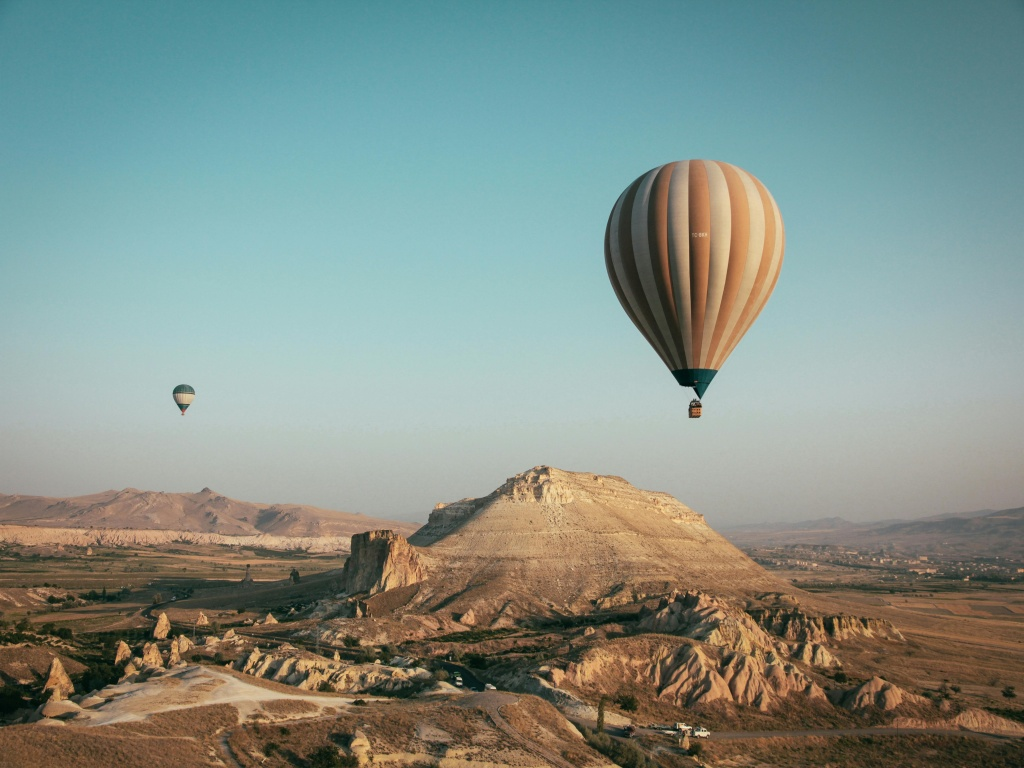
#> input picture images/airballoon.jpg, 1024 x 768 px
$ python assignment01_3.py
#> lines starting #> are read from the running program, lines starting #| are printed output that depends on the picture
import cv2
import numpy as np
import matplotlib.pyplot as plt

def apply_low_pass_filter(image, kernel_size):
    """Apply Gaussian Blur as a low-pass filter."""
    return cv2.GaussianBlur(image, (kernel_size, kernel_size), 0)

def apply_high_pass_filter(image, kernel_size, scale_factor=2):
    """Apply High-Pass filter and amplify edge intensity for better visibility."""
    low_pass = apply_low_pass_filter(image, kernel_size)
    high_pass = cv2.subtract(image, low_pass)
    high_pass = cv2.normalize(high_pass, None, 0, 255, cv2.NORM_MINMAX)  # Normalize
    high_pass = cv2.convertScaleAbs(high_pass, alpha=scale_factor)       # Amplify edges
    return high_pass

def hybrid_image(image1, image2, low_pass_size, high_pass_size):
    """Create a hybrid image by combining low-pass and high-pass filters."""
    # Resize image2 to match image1 dimensions
    image2_resized = cv2.resize(image2, (image1.shape[1], image1.shape[0]))

    # Convert images to grayscale
    gray1 = cv2.cvtColor(image1, cv2.COLOR_BGR2GRAY)
    gray2 = cv2.cvtColor(image2_resized, cv2.COLOR_BGR2GRAY)

    # Apply filters
    low_pass = apply_low_pass_filter(gray1, low_pass_size)
    high_pass = apply_high_pass_filter(gray2, high_pass_size)

    # Combine both images
    hybrid = cv2.addWeighted(low_pass, 0.6, high_pass, 1.2, 0)
    return gray1, low_pass, gray2, high_pass, hybrid

# Load two input images
image1 = cv2.imread("../images/airballoon.jpg")  # Replace with actual path
#> image1 is the input picture: shape (768, 1024, 3); mean B, G, R 137.8, 145.8, 131.8
image2 = cv2.imread("../images/houses.jpg")      # Replace with actual path
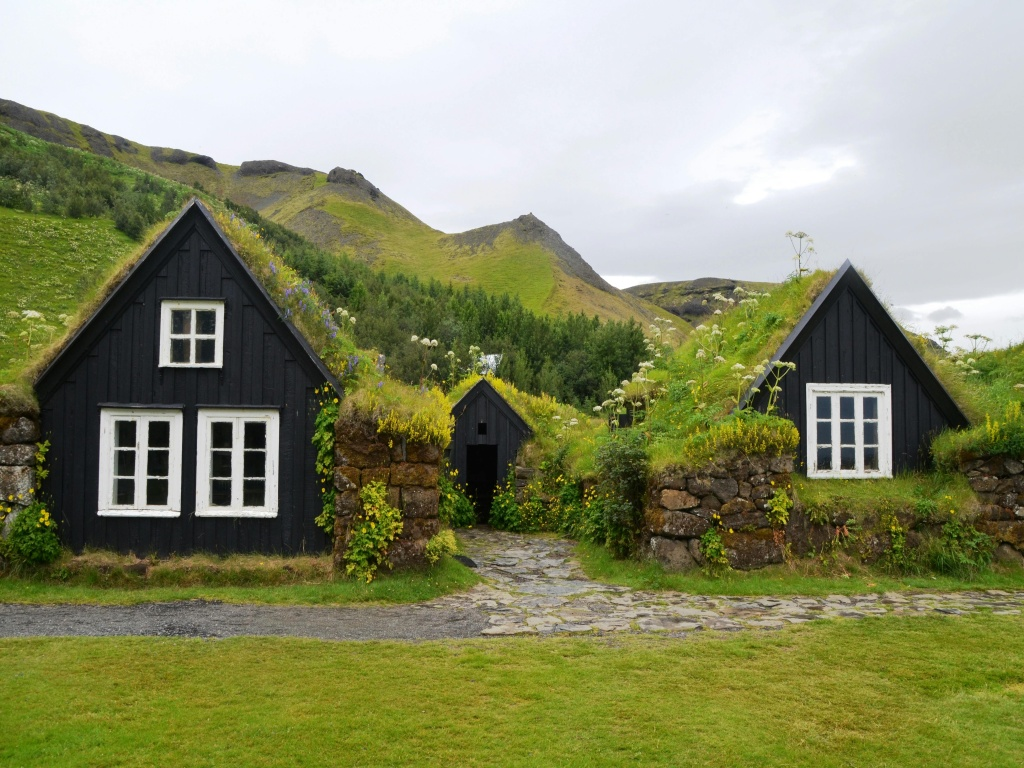
#> input picture images/houses.jpg, 1024 x 768 px
#> image2 is the input picture: shape (768, 1024, 3); mean B, G, R 106.3, 142.2, 138.7

# Check if images are loaded
if image1 is None or image2 is None:
    print("Error: Could not load one or both images. Check the file paths and image files.")
    exit()

# Filter sizes
low_pass_kernel = 25
high_pass_kernel = 15

# Generate hybrid image and all intermediate results
original1, low_pass_img, original2, high_pass_img, hybrid_img = hybrid_image(
    image1, image2, low_pass_kernel, high_pass_kernel
)
#> in hybrid_image, `gray1 = cv2.cvtColor(image1, cv2.COLOR_BGR2GRAY)`:
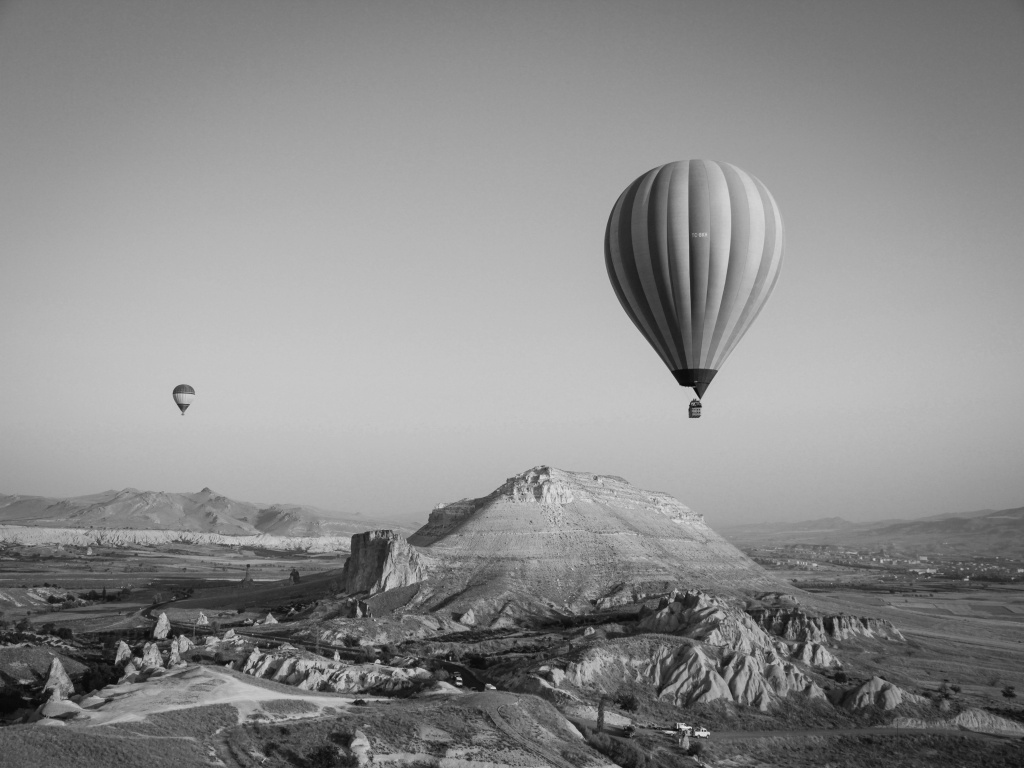
#> gray1: shape (768, 1024); min 7, max 237, mean 140.7
#> call 2 of apply_low_pass_filter, with kernel_size = 15
#> in apply_low_pass_filter (call 2), `return cv2.GaussianBlur(image, (kernel_size, kernel_size), 0)`:
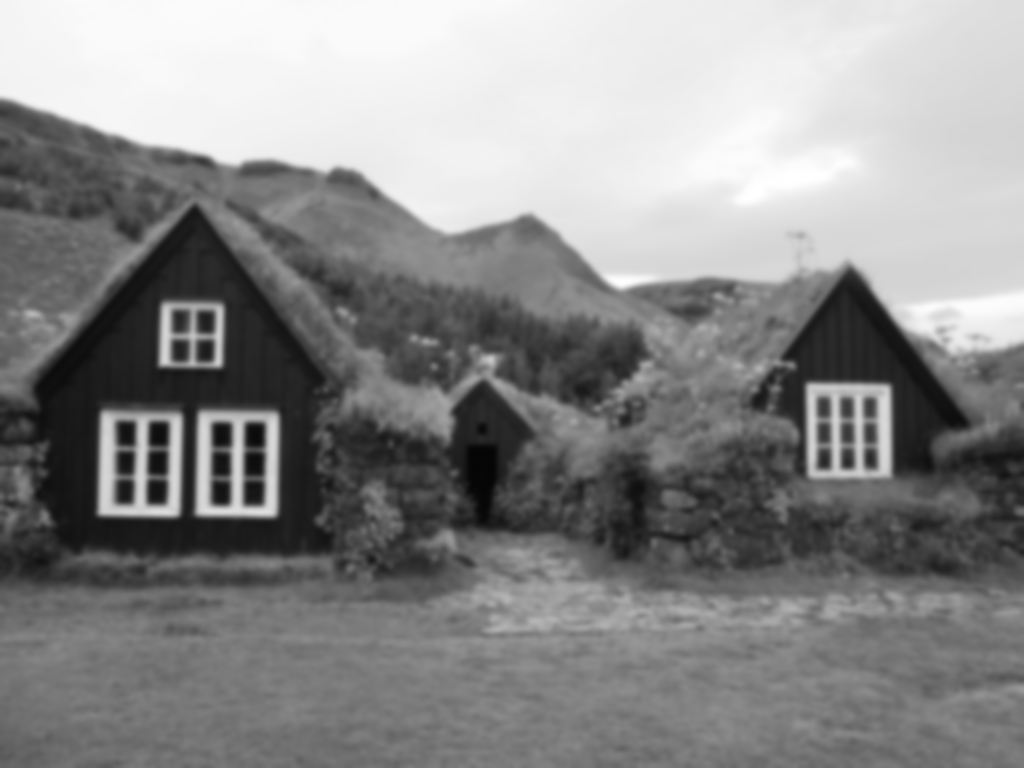
#> returned value: shape (768, 1024); min 5, max 255, mean 137.1
#> in apply_high_pass_filter, `high_pass = cv2.convertScaleAbs(high_pass, alpha=scale_factor)`:
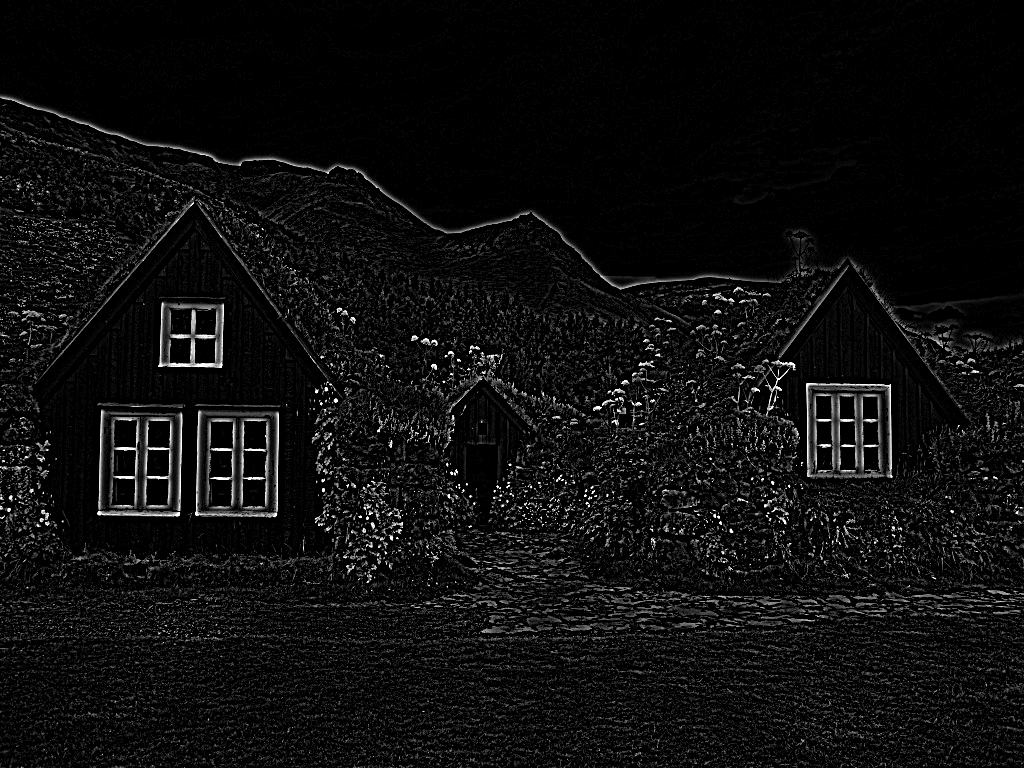
#> high_pass: shape (768, 1024); min 0, max 255, mean 14.3
#> in hybrid_image, `hybrid = cv2.addWeighted(low_pass, 0.6, high_pass, 1.2, 0)`:
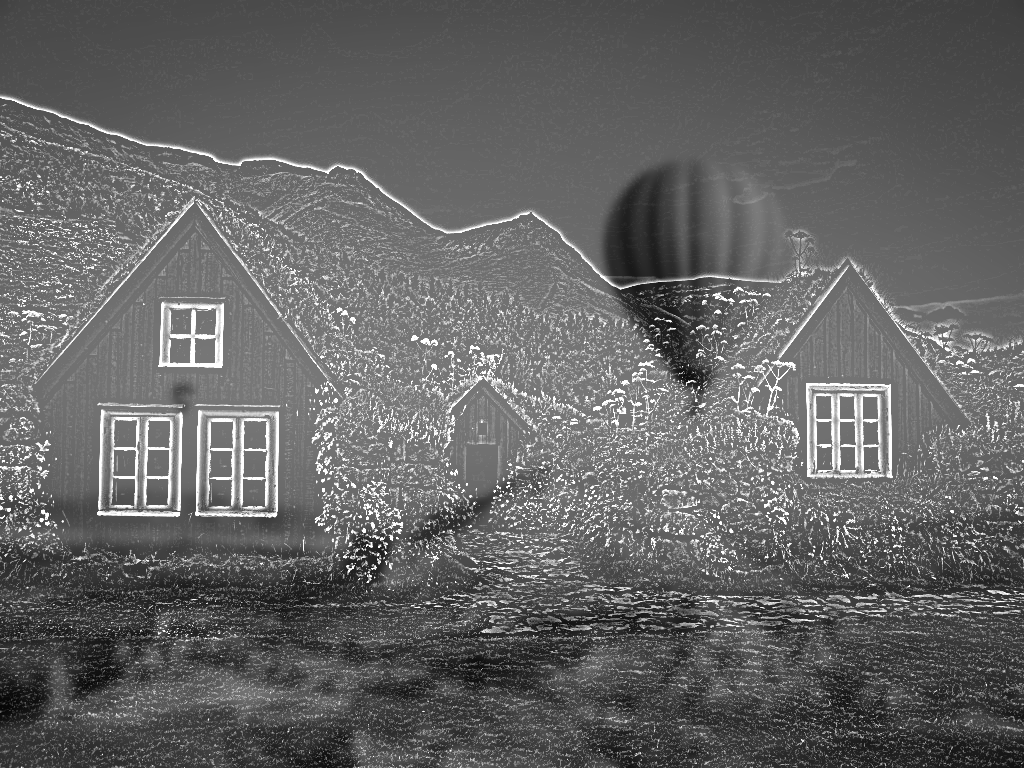
#> hybrid: shape (768, 1024); min 7, max 255, mean 100.4

# Display all five images
plt.figure(figsize=(15, 8))

plt.subplot(1, 5, 1)
plt.title("Original Image 1")
plt.imshow(original1, cmap='gray')

plt.subplot(1, 5, 2)
plt.title("Low-Pass Filter")
plt.imshow(low_pass_img, cmap='gray')

plt.subplot(1, 5, 3)
plt.title("Original Image 2")
plt.imshow(original2, cmap='gray')

plt.subplot(1, 5, 4)
plt.title("High-Pass Filter")
plt.imshow(high_pass_img, cmap='gray')

plt.subplot(1, 5, 5)
plt.title("Hybrid Image")
plt.imshow(hybrid_img, cmap='gray')

plt.tight_layout()
plt.show()

# Save the output images
cv2.imwrite("../images/low_pass_result.jpg", low_pass_img)
cv2.imwrite("../images/high_pass_result.jpg", high_pass_img)
cv2.imwrite("../images/hybrid_image_result.jpg", hybrid_img)
